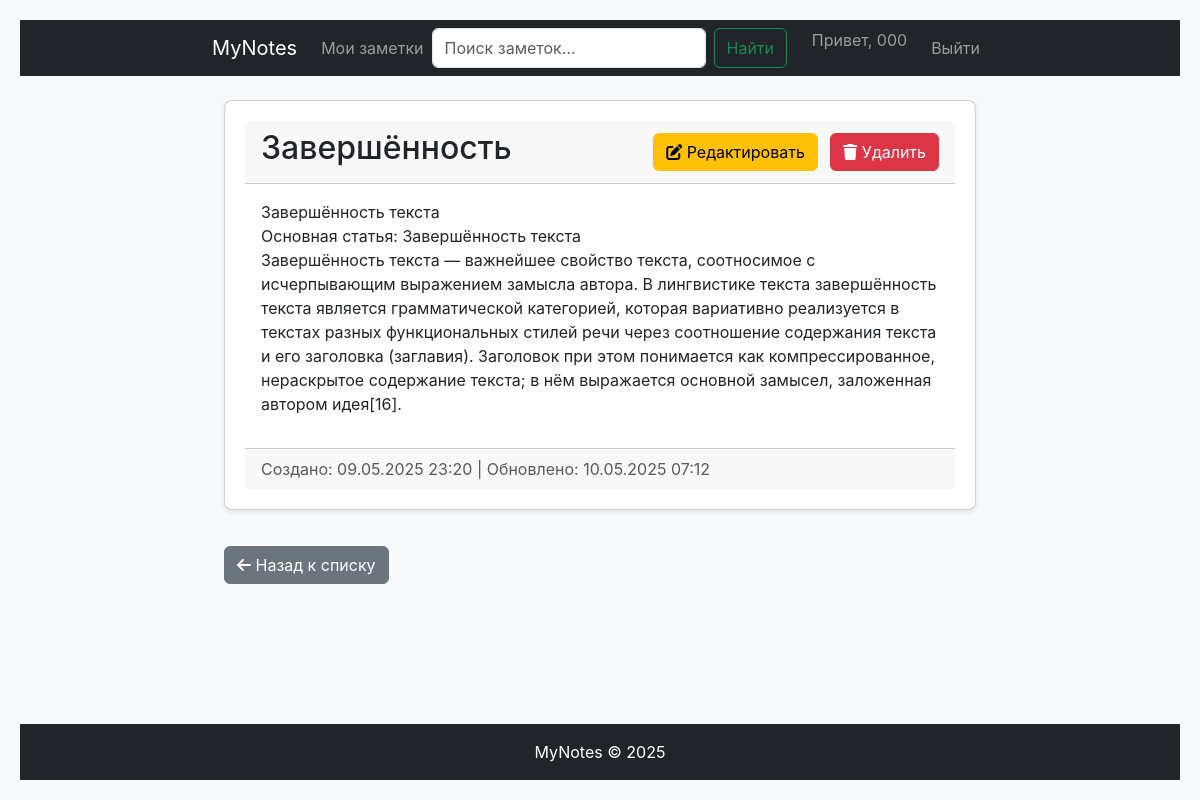
Page /notes/notes/9/ (signed in) on the committed database.
### notes/models.py (models this page shows, shortened)
class CustomUser(AbstractUser):
    pass

class Note(models.Model):
    title = models.CharField(max_length=200, verbose_name="Заголовок")
    content = models.TextField(verbose_name="Содержание")
    categories = models.ManyToManyField(Category, blank=True, verbose_name="Категории")
    owner = models.ForeignKey('CustomUser', on_delete=models.CASCADE, verbose_name="Владелец")
    created_at = models.DateTimeField(auto_now_add=True)
    updated_at = models.DateTimeField(auto_now=True)
    class Meta:
        verbose_name = "Заметка"
        verbose_name_plural = "Заметки"
        ordering = ['-updated_at']

### notes/views.py (the view)
# urls.py: path('notes/<int:pk>/', views.NoteDetailView.as_view(), name='note_detail'),
class NoteDetailView(LoginRequiredMixin, DetailView):
    model = Note
    template_name = 'notes/note_detail.html'
    context_object_name = 'note'
    def get_queryset(self):
        return Note.objects.filter(owner=self.request.user)  # Исправлено с user на owner

### templates/notes/note_detail.html
{% extends "base.html" %}
{% load static %}
{% block content %}
<div class="container mt-4">
    <div class="card">
        <div class="card-header">
            <div class="d-flex justify-content-between align-items-center">
                <h2>{{ note.title }}</h2>
                <div>
                    <a href="{% url 'notes:note_edit' note.pk %}" class="btn btn-warning me-2">
                        <i class="fas fa-edit"></i> Редактировать
                    </a>
                    <a href="{% url 'notes:note_delete' note.pk %}" class="btn btn-danger">
                        <i class="fas fa-trash"></i> Удалить
                    </a>
                </div>
            </div>
        </div>
        <div class="card-body">
            <div class="note-content">
                {{ note.content|linebreaks }}
            </div>
        </div>
        <div class="card-footer text-muted">
            Создано: {{ note.created_at|date:"d.m.Y H:i" }}
            {% if note.updated_at != note.created_at %}
                | Обновлено: {{ note.updated_at|date:"d.m.Y H:i" }}
            {% endif %}
        </div>
    </div>
    <a href="{% url 'notes:note_list' %}" class="btn btn-secondary mt-3">
        <i class="fas fa-arrow-left"></i> Назад к списку
    </a>
</div>
{% endblock %}

### templates/includes/navbar.html (shortened to what this page needs)
<nav class="navbar navbar-expand-lg navbar-dark bg-dark">
    <div class="container">
        <a class="navbar-brand" href="{% url 'notes:welcome' %}">MyNotes</a>
        <div class="collapse navbar-collapse" id="navbarNav">
            <ul class="navbar-nav me-auto">
                <li class="nav-item">
                    <a class="nav-link" href="{% url 'notes:note_list' %}">Мои заметки</a>
                </li>
                <form class="d-flex me-auto" method="get" action="{% url 'notes:note_list' %}">
                    <input class="form-control me-2" type="search" name="q"
                           placeholder="Поиск заметок..." aria-label="Search"
                           value="{{ request.GET.q }}">
                    <button class="btn btn-outline-success" type="submit">Найти</button>
                </form>
            </ul>
            <ul class="navbar-nav">
                {% if user.is_authenticated %}
                <li class="nav-item">
                    <span class="navbar-text me-3">Привет, {{ user.username }}</span>
                </li>
                <li class="nav-item">
                    <form action="{% url 'logout' %}" method="post">
                        <button type="submit" class="btn btn-link nav-link">Выйти</button>
                    </form>
                </li>
                {% endif %}
            </ul>
        </div>
    </div>
</nav>

### static/css/styles.css (style rules this page uses)
:root { --primary-color: #3498db; --primary-hover: #2980b9; --success-color: #2ecc71; --error-color: #e74c3c; --error-hover: #c0392b; --text-dark: #2c3e50; --text-medium: #4a5568; --text-light: #7f8c8d; --border-color: #e0e0e0; --bg-light: #f8f9fa; --white: #ffffff; --shadow-sm: 0 2px 5px rgba(0,0,0,0.1); --shadow-md: 0 2px 10px rgba(0,0,0,0.1); }
body { font-family: 'Inter', sans-serif; margin: 0; padding: 20px; background-color: var(--bg-light); color: var(--text-medium); }
.container { max-width: 800px; margin: 0 auto; }
.card { background: var(--white); border-radius: 8px; padding: 20px; box-shadow: var(--shadow-sm); margin-bottom: 20px; }

### rows in the picture
CustomUser: username "000"
Note: title "Завершённость", content "Завершённость текста Основная статья: Завершённость текста Завершённость текста — важнейшее свойство текста, соотносимое с исчерпывающим выражением замысла автора. В лингвистике текста завершённость текста является грамматической категорией, которая вариативно реализуется в текстах разных функциональных стилей речи через соотношение содержания текста и его заголовка (заглавия). Заголовок при этом понимается как компрессированное, нераскрытое содержание текста; в нём выражается основной замысел, заложенная автором идея[16].", created_at "09.05.2025 23:20", updated_at "10.05.2025 07:12"
